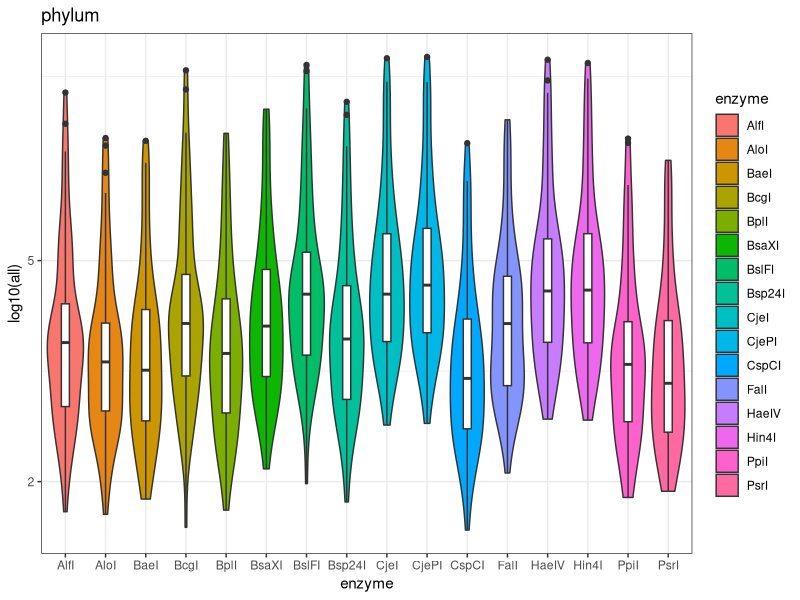

The R script that drew this image:
## FigS1
library(ggplot2)
ph <- read.table("phylum.txt",header=T,sep="\t")
ggplot(ph,aes(x=enzyme,y=log10(all)))+geom_violin(aes(fill=enzyme))+
  labs(title="phylum")+geom_boxplot(width = 0.2)+theme_bw()+
  scale_y_continuous(breaks = c(0,2,5,10,15))